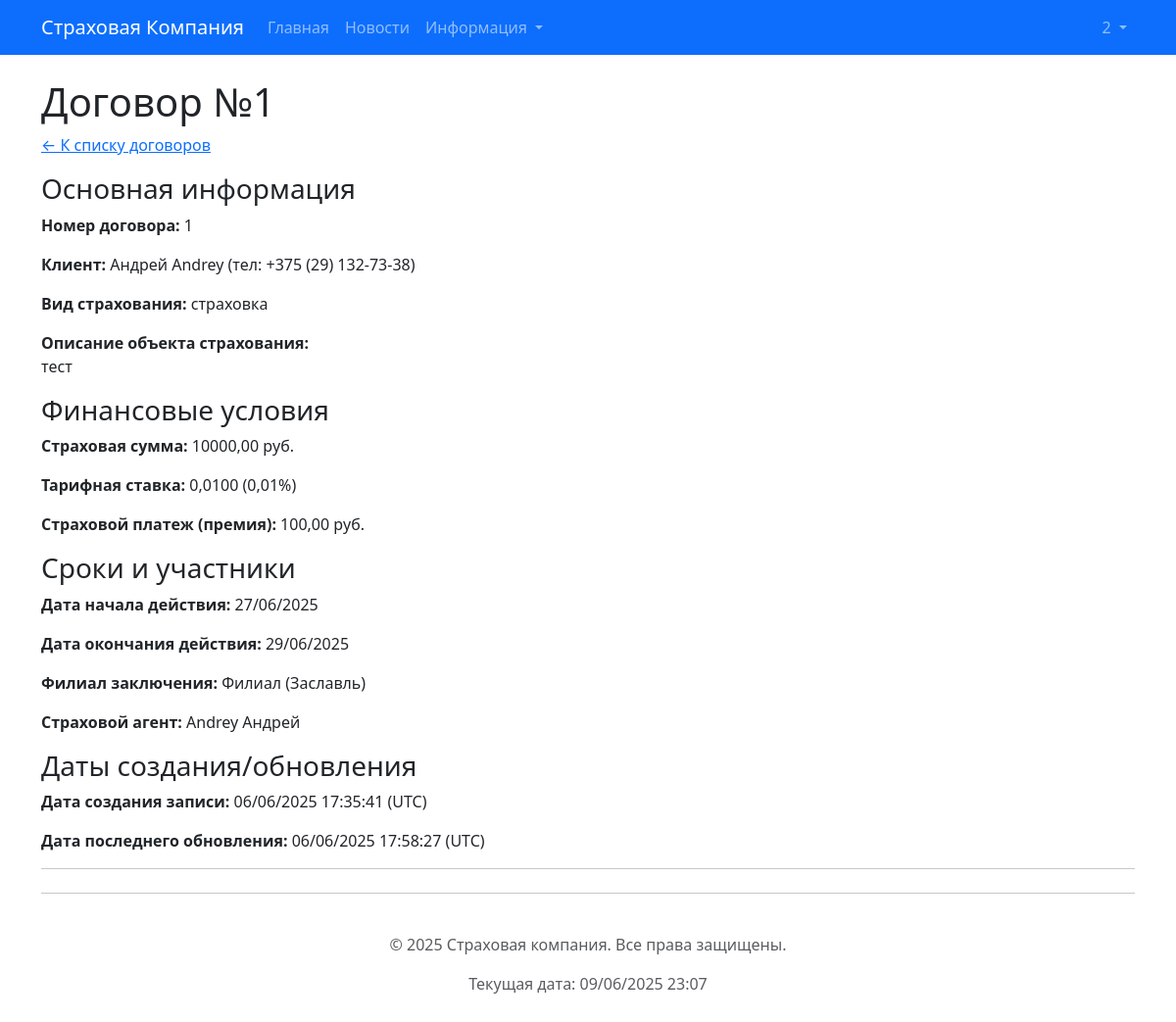
/contracts/1/ (signed in), run on the app's committed database.
### insurance_app/models.py (models this page shows, shortened)
class Contract(models.Model):
    client = models.ForeignKey(User, on_delete=models.PROTECT, verbose_name="Клиент", related_name="contracts") # Используем User, предполагая регистрацию клиентов
    insurance_type = models.ForeignKey(InsuranceType, on_delete=models.PROTECT, verbose_name="Вид страхования")
    agent = models.ForeignKey(Agent, on_delete=models.SET_NULL, null=True, blank=True, verbose_name="Страховой агент")
    branch = models.ForeignKey(Branch, on_delete=models.PROTECT, verbose_name="Филиал заключения")
    insured_object_description = models.TextField(verbose_name="Описание объекта страхования", blank=True, help_text="Например, автомобиль (марка, модель, VIN), квартира (адрес) и т.д.")
    insurance_sum = models.DecimalField(max_digits=10, decimal_places=2, validators=[MinValueValidator(0)], verbose_name="Страховая сумма")
    tariff_rate = models.DecimalField(max_digits=5, decimal_places=4, validators=[MinValueValidator(0)], verbose_name="Тарифная ставка (например, 0.01 для 1%)")
    start_date = models.DateField(verbose_name="Дата заключения (начала действия)")
    end_date = models.DateField(verbose_name="Дата окончания действия")
    created_at = models.DateTimeField(auto_now_add=True, verbose_name="Дата создания записи")
    updated_at = models.DateTimeField(auto_now=True, verbose_name="Дата обновления записи")
    @property
    def insurance_payment(self):
        if self.insurance_sum is not None and self.tariff_rate is not None:
            return self.insurance_sum * self.tariff_rate
        return 0
    class Meta:
        verbose_name = "Договор о страховании"
        verbose_name_plural = "Договоры о страховании"
        ordering = ['-start_date']

class ClientProfile(models.Model):
    user = models.OneToOneField(User, on_delete=models.CASCADE, verbose_name="Пользователь", related_name="client_profile")
    birth_date = models.DateField(verbose_name="Дата рождения", help_text="Клиенты должны быть старше 18 лет.", null=True, blank=True)
    phone_regex = RegexValidator(regex=r'^\+375 \(\d{2}\) \d{3}-\d{2}-\d{2}$', message="Номер телефона должен быть в формате: +375 (XX) XXX-XX-XX")
    phone = models.CharField(validators=[phone_regex], max_length=20, verbose_name="Телефон", blank=True, null=True)
    class Meta:
        verbose_name = "Профиль клиента"
        verbose_name_plural = "Профили клиентов"

class InsuranceType(models.Model):
    name = models.CharField(max_length=200, verbose_name="Название вида страхования")
    description = models.TextField(verbose_name="Описание")
    agent_commission_percentage = models.DecimalField(max_digits=5, decimal_places=2, validators=[MinValueValidator(0), MaxValueValidator(100)], verbose_name="Процент комиссии агенту")
    class Meta:
        verbose_name = "Вид страхования"
        verbose_name_plural = "Виды страхования"

class Branch(models.Model):
    name = models.CharField(max_length=200, verbose_name="Название филиала")
    address = models.CharField(max_length=300, verbose_name="Адрес")
    phone_regex = RegexValidator(regex=r'^\+375 \(\d{2}\) \d{3}-\d{2}-\d{2}$', message="Номер телефона должен быть в формате: +375 (XX) XXX-XX-XX")
    phone = models.CharField(validators=[phone_regex], max_length=20, verbose_name="Телефон")
    image = models.ImageField(upload_to='branch_photos/', blank=True, null=True, verbose_name="Фото филиала")
    class Meta:
        verbose_name = "Филиал"
        verbose_name_plural = "Филиалы"

class Agent(models.Model):
    user = models.OneToOneField(User, on_delete=models.CASCADE, verbose_name="Пользователь", related_name="agent_profile", null=True, blank=True)
    first_name = models.CharField(max_length=100, verbose_name="Имя")
    last_name = models.CharField(max_length=100, verbose_name="Фамилия")
    patronymic = models.CharField(max_length=100, blank=True, verbose_name="Отчество")
    address = models.CharField(max_length=300, verbose_name="Адрес")
    phone_regex = RegexValidator(regex=r'^\+375 \(\d{2}\) \d{3}-\d{2}-\d{2}$', message="Номер телефона должен быть в формате: +375 (XX) XXX-XX-XX")
    phone = models.CharField(validators=[phone_regex], max_length=20, verbose_name="Телефон")
    branch = models.ForeignKey(Branch, on_delete=models.SET_NULL, null=True, verbose_name="Филиал")
    birth_date = models.DateField(verbose_name="Дата рождения", help_text="Сотрудники должны быть старше 18 лет.")
    def __str__(self):
        return f"{self.last_name} {self.first_name}"
    class Meta:
        verbose_name = "Страховой агент"
        verbose_name_plural = "Страховые агенты"

### insurance_app/views.py (the view)
# urls.py: path('contracts/<int:pk>/', views.ContractDetailView.as_view(), name='contract_detail'),
class ContractDetailView(DetailView):
    model = Contract
    template_name = 'insurance_app/contract_detail.html'
    context_object_name = 'contract'
    def get_queryset(self):
        qs = super().get_queryset().select_related('client', 'insurance_type', 'agent', 'branch')
        if self.request.user.is_authenticated:
            if self.request.user.is_superuser:
                return qs
            if hasattr(self.request.user, 'agent_profile') and self.request.user.agent_profile:
                return qs.filter(agent=self.request.user.agent_profile)
            if hasattr(self.request.user, 'client_profile') and self.request.user.client_profile:
                return qs.filter(client=self.request.user)
        return qs.none()
    def get_context_data(self, **kwargs):
        context = super().get_context_data(**kwargs)
        if self.object:
             context['page_title'] = f"Договор №{self.object.id}"
        else:
             context['page_title'] = "Детали договора"
        return context

### insurance_app/templates/insurance_app/contract_detail.html (shortened to what this page needs)
{% extends 'base.html' %}
{% block content %}
    <h1>{{ page_title }}</h1>
    <p><a href="{% url 'insurance_app:contract_list' %}">&larr; К списку договоров</a></p>
    <h3>Основная информация</h3>
    <p><strong>Номер договора:</strong> {{ contract.id }}</p>
    <p><strong>Клиент:</strong> {{ contract.client.get_full_name|default:contract.client.username }}
        {% if contract.client.client_profile and contract.client.client_profile.phone %}
            (тел: {{ contract.client.client_profile.phone }})
        {% elif contract.client.email %}
             (email: {{ contract.client.email }})
        {% endif %}
    </p>
    <p><strong>Вид страхования:</strong> {{ contract.insurance_type.name }}</p>
    <p><strong>Описание объекта страхования:</strong><br>{{ contract.insured_object_description|linebreaksbr }}</p>
    <h3>Финансовые условия</h3>
    <p><strong>Страховая сумма:</strong> {{ contract.insurance_sum }} руб.</p>
    <p><strong>Тарифная ставка:</strong> {{ contract.tariff_rate }} ({{ contract.tariff_rate|floatformat:2 }}%)</p>
    <p><strong>Страховой платеж (премия):</strong> {{ contract.insurance_payment|floatformat:2 }} руб.</p>
    <h3>Сроки и участники</h3>
    <p><strong>Дата начала действия:</strong> {{ contract.start_date|date:"d/m/Y" }}</p>
    <p><strong>Дата окончания действия:</strong> {{ contract.end_date|date:"d/m/Y" }}</p>
    <p><strong>Филиал заключения:</strong> {{ contract.branch.name }} ({{ contract.branch.address }})</p>
    <p><strong>Страховой агент:</strong> {{ contract.agent|default:"Не указан" }}</p>
    <h3>Даты создания/обновления</h3>
    <p><strong>Дата создания записи:</strong> {{ contract.created_at|date:"d/m/Y H:i:s" }} (UTC)</p>
    <p><strong>Дата последнего обновления:</strong> {{ contract.updated_at|date:"d/m/Y H:i:s" }} (UTC)</p>
    <hr>
{% endblock %}

### templates/base.html (shortened to what this page needs)
<!DOCTYPE html>
<html lang="ru">
<head>
    <link href="https://cdn.jsdelivr.net/npm/bootstrap@5.3.3/dist/css/bootstrap.min.css" rel="stylesheet">
</head>
<body>
    <nav class="navbar navbar-expand-lg navbar-dark bg-primary mb-4">
        <div class="container">
            <a class="navbar-brand" href="{% url 'insurance_app:home' %}">Страховая Компания</a>
            <div class="collapse navbar-collapse" id="navbarNavDropdown">
                <ul class="navbar-nav me-auto mb-2 mb-lg-0">
                    <li class="nav-item">
                        <a class="nav-link {% if request.resolver_match.url_name == 'home' %}active{% endif %}" aria-current="page" href="{% url 'insurance_app:home' %}">Главная</a>
                    </li>
                    <li class="nav-item">
                        <a class="nav-link {% if request.resolver_match.url_name == 'news_list' %}active{% endif %}" href="{% url 'insurance_app:news_list' %}">Новости</a>
                    </li>
                    <li class="nav-item dropdown">
                        <a class="nav-link dropdown-toggle" href="#" id="navbarDropdownPublicLinks" role="button" data-bs-toggle="dropdown" aria-expanded="false">
                            Информация
                        </a>
                    </li>
                </ul>
                <ul class="navbar-nav ms-auto mb-2 mb-lg-0">
                    {% if user.is_authenticated %}
                        <li class="nav-item dropdown">
                            <a class="nav-link dropdown-toggle" href="#" id="navbarDropdownUserMenu" role="button" data-bs-toggle="dropdown" aria-expanded="false">
                                {{ user.username }}
                            </a>
                        </li>
                    {% endif %}
                </ul>
            </div>
        </div>
    </nav>
    <div class="container">
        <main class="my-4">
            {% block content %}{% endblock %}
        </main>
        <hr>
        <footer class="py-3 my-4">
            <p class="text-center text-muted">&copy; {% now "Y" %} Страховая компания. Все права защищены.</p>
            <p class="text-center text-muted">Текущая дата: {% now "d/m/Y H:i" %}</p>
        </footer>
    </div>
</body>
</html>

### data on the page
Contract: id "1", client.get_full_name "Андрей Andrey", client.client_profile.phone "+375 (29) 132-73-38", insurance_type.name "страховка", insured_object_description "тест", insurance_sum "10000,00", tariff_rate "0,0100", tariff_rate "0,01", insurance_payment "100,00", start_date "27/06/2025", end_date "29/06/2025", branch.name "Филиал", branch.address "Заславль", agent "Andrey Андрей", created_at "06/06/2025 17:35:41", updated_at "06/06/2025 17:58:27"

### other printed values
{{ user.username }} "2"
{{ page_title }} "Договор №1"
